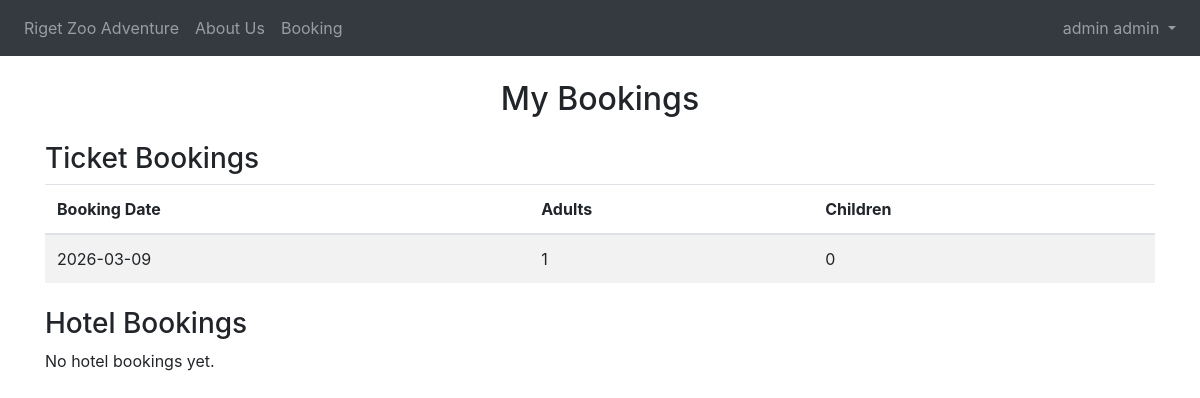
Before: /my-bookings (signed in) with the older database file.
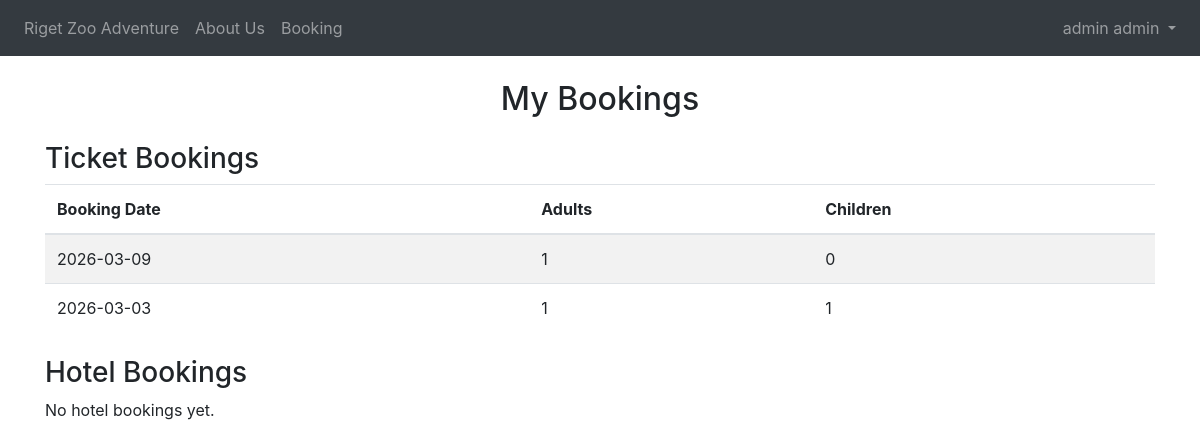
After: the same page with the newer database file.
### website/models.py (models this page shows)
class User(db.Model, UserMixin):
    id = db.Column(db.Integer, primary_key=True)
    email = db.Column(db.String(150), unique=True)
    password = db.Column(db.String(150))
    first_name = db.Column(db.String(150))
    last_name = db.Column(db.String(150))
    is_admin = db.Column(db.Boolean, default=False)
    booking = db.relationship('Booking', backref='user', lazy=True)

class Booking(db.Model):
    id = db.Column(db.Integer, primary_key=True)
    date = db.Column(db.DateTime(timezone=True), default=func.now())
    adultticket = db.Column(db.Integer)
    childticket = db.Column(db.Integer)
    bookingdate = db.Column(db.Date, nullable=False)
    user_id = db.Column(db.Integer, db.ForeignKey('user.id'))

### website/views.py (the view)
@views.route('/my-bookings')
@login_required
def my_bookings():
    from .models import Booking, HotelBooking
    ticket_bookings = Booking.query.filter_by(user_id=current_user.id).all()
    hotel_bookings = HotelBooking.query.filter_by(user_id=current_user.id).all()
    return render_template('my_bookings.html', ticket_bookings=ticket_bookings, hotel_bookings=hotel_bookings, user=current_user)

### website/__init__.py (called while the page is built)
def create_app():
    app = Flask(__name__)
    app.config['SECRET_KEY'] = 'hjshjhdjah kjshkjdhjs'
    app.config['SQLALCHEMY_DATABASE_URI'] = f'sqlite:///{DB_NAME}'
    db.init_app(app)
    from .views import views
    app.register_blueprint(views, url_prefix='/')
    from .models import User, Booking
    with app.app_context():
        db.create_all()
    login_manager = LoginManager()
    login_manager.login_view = 'views.login'
    login_manager.init_app(app)
    @login_manager.user_loader
    def load_user(user_id):
        return User.query.get(int(user_id))
    @app.context_processor
    def inject_user():
        return dict(user=current_user)
    return app

### website/templates/my_bookings.html
{% extends "base.html" %} {% block title %}My Bookings{% endblock %} {% block
content %}
<h2 class="text-center mt-4">My Bookings</h2>
<h3 class="mt-4">Ticket Bookings</h3>
{% if ticket_bookings %}
<table class="table table-striped">
  <thead>
    <tr>
      <th>Booking Date</th>
      <th>Adults</th>
      <th>Children</th>
    </tr>
  </thead>
  <tbody>
    {% for b in ticket_bookings %}
    <tr>
      <td>{{ b.bookingdate }}</td>
      <td>{{ b.adultticket }}</td>
      <td>{{ b.childticket }}</td>
    </tr>
    {% endfor %}
  </tbody>
</table>
{% else %}
<p>No ticket bookings yet.</p>
{% endif %}
<h3 class="mt-4">Hotel Bookings</h3>
{% if hotel_bookings %}
<table class="table table-striped">
  <thead>
    <tr>
      <th>Room Number</th>
      <th>Room Type</th>
      <th>Check-in</th>
      <th>Check-out</th>
      <th>Adults</th>
      <th>Children</th>
    </tr>
  </thead>
  <tbody>
    {% for h in hotel_bookings %}
    <tr>
      <td>{{ h.room.room_number }}</td>
      <td>{{ h.room.room_type }}</td>
      <td>{{ h.checkin }}</td>
      <td>{{ h.checkout }}</td>
      <td>{{ h.adults }}</td>
      <td>{{ h.children }}</td>
    </tr>
    {% endfor %}
  </tbody>
</table>
{% else %}
<p>No hotel bookings yet.</p>
{% endif %} {% endblock %}

### website/templates/base.html (shortened to what this page needs)
<!doctype html>
<html>
  <head>
    <link
      rel="stylesheet"
      href="https://stackpath.bootstrapcdn.com/bootstrap/4.4.1/css/bootstrap.min.css"
    />
    <link
      rel="stylesheet"
      href="https://stackpath.bootstrapcdn.com/font-awesome/4.7.0/css/font-awesome.min.css"
    />
  </head>
  <body>
    <nav class="navbar navbar-expand-lg navbar-dark bg-dark">
      <div class="collapse navbar-collapse" id="navbar">
        <div class="navbar-nav">
          {% if user.is_authenticated %}
          <a class="nav-item nav-link" id="home" href="/"
            >Riget Zoo Adventure</a
          >
          <a class="nav-item nav-link" id="about" href="/aboutus"> About Us</a>
          <a class="nav-item nav-link" id="booking" href="/booking">Booking</a>
        </div>
        <div class="navbar-nav ml-auto">
          <div class="nav-item dropdown">
            <a
              class="nav-link dropdown-toggle"
              href="#"
              id="moreDropdown"
              role="button"
              data-toggle="dropdown"
              aria-haspopup="true"
              aria-expanded="false"
            >
              {{ current_user.first_name }} {{ current_user.last_name }}
            </a>
          </div>
        </div>
          {% endif %}
        </div>
    </nav>
    <div class="container mt-4">{% block content %} {% endblock %}</div>
  </body>
</html>

Changed rows visible on the page:
added Booking: bookingdate "2026-03-03", adultticket "1", childticket "1"
